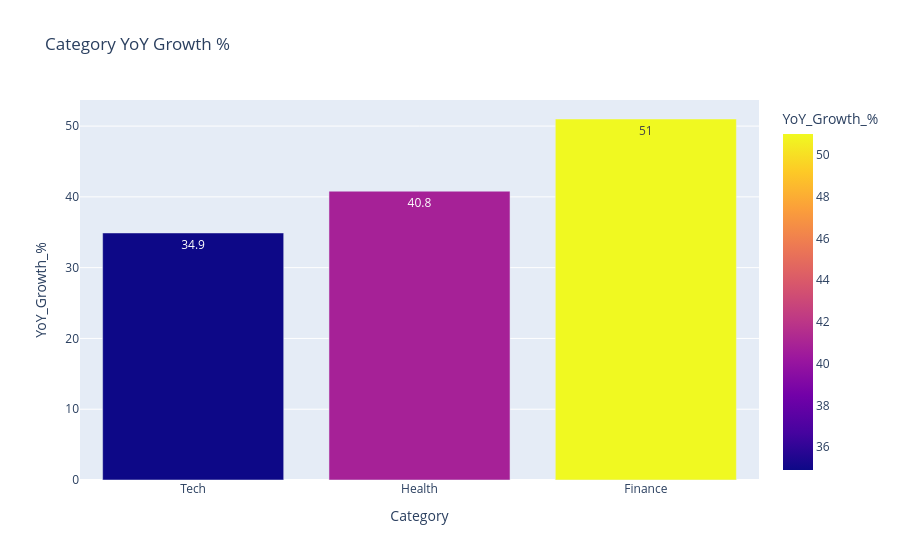

Source (notebook cell):
### Markdown cell above
## 3.5 Category Performance Scorecard

### Code cell
cats = {
    'Tech': ['AI', 'machine learning', 'ChatGPT', 'Bitcoin', 'Tesla', 'Netflix', 'Amazon'],
    'Health': ['telehealth', 'mental health', 'fitness'],
    'Finance': ['inflation', 'recession', 'stock market', 'crypto']
}
scorecard = []
for cat, kws in cats.items():
    valid = [k for k in kws if k in df_ww.columns]
    avg = df_ww[valid].mean().mean()
    peak = df_ww[valid].max().max()
    recent = df_ww[valid].iloc[-52:].mean().mean()
    prior = df_ww[valid].iloc[-104:-52].mean().mean() if len(df_ww) >= 104 else df_ww[valid].iloc[:52].mean().mean()
    growth = ((recent - prior) / prior * 100) if prior > 0 else 0
    scorecard.append({'Category': cat, 'Avg_Interest': round(avg, 1), 'Peak': int(peak),
                      'Recent_Avg': round(recent, 1), 'YoY_Growth_%': round(growth, 1)})
scorecard_df = pd.DataFrame(scorecard)
print(scorecard_df.to_string(index=False))

fig = px.bar(scorecard_df, x='Category', y='YoY_Growth_%', color='YoY_Growth_%',
             text='YoY_Growth_%', title='Category YoY Growth %')
fig.show()

### Figure 1 — Plotly figure (JSON) as saved in the notebook; plotly's stock layout.template omitted (floating-point values rounded to 4 significant figures)
{"data": [{"hovertemplate": "Category=%{x}<br>YoY_Growth_%=%{marker.color}<extra></extra>", "legendgroup": "", "marker": {"color": [34.9, 40.8, 51.0], "coloraxis": "coloraxis", "pattern": {"shape": ""}}, "name": "", "orientation": "v", "showlegend": false, "text": [34.9, 40.8, 51.0], "textposition": "auto", "type": "bar", "x": ["Tech", "Health", "Finance"], "xaxis": "x", "y": [34.9, 40.8, 51.0], "yaxis": "y"}], "layout": {"barmode": "relative", "coloraxis": {"colorbar": {"title": {"text": "YoY_Growth_%"}}, "colorscale": [[0.0, "#0d0887"], [0.1111, "#46039f"], [0.2222, "#7201a8"], [0.3333, "#9c179e"], [0.4444, "#bd3786"], [0.5556, "#d8576b"], [0.6667, "#ed7953"], [0.7778, "#fb9f3a"], [0.8889, "#fdca26"], [1.0, "#f0f921"]]}, "legend": {"tracegroupgap": 0}, "title": {"text": "Category YoY Growth %"}, "xaxis": {"anchor": "y", "domain": [0.0, 1.0], "title": {"text": "Category"}}, "yaxis": {"anchor": "x", "domain": [0.0, 1.0], "title": {"text": "YoY_Growth_%"}}}}
